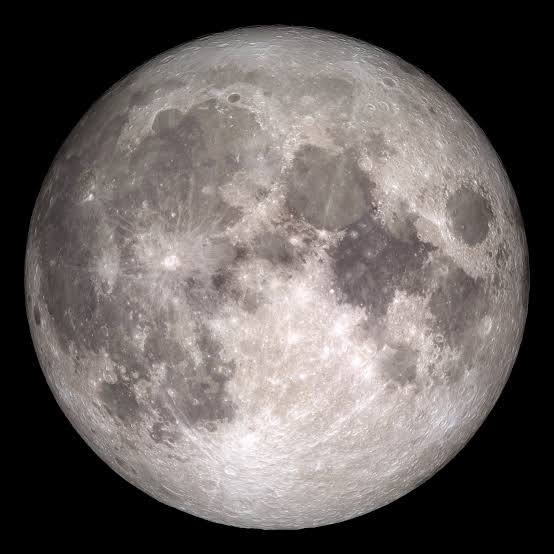
#> input picture images-14.jpeg, 554 x 554 px
$ python -i preprocess.py   (imports and definitions only)
#> lines starting #> are read from the running program, lines starting #| are printed output that depends on the picture
import cv2
import numpy as np

def preprocess_lunar_image(img_path: str, target_size=None):
#> called with img_path = '../images-14.jpeg'
    img = cv2.imread(img_path, cv2.IMREAD_GRAYSCALE)
#> img: shape (554, 554); min 0, max 255, mean 98.3
    if img is None:
        raise FileNotFoundError(f"Could not load image at {img_path}")
    if target_size is not None:
        img = cv2.resize(img, target_size, interpolation=cv2.INTER_AREA)
    norm_img = cv2.normalize(img, None, alpha=0, beta=255, norm_type=cv2.NORM_MINMAX)
    clahe = cv2.createCLAHE(clipLimit=3.0, tileGridSize=(8, 8))
    enhanced = clahe.apply(norm_img)
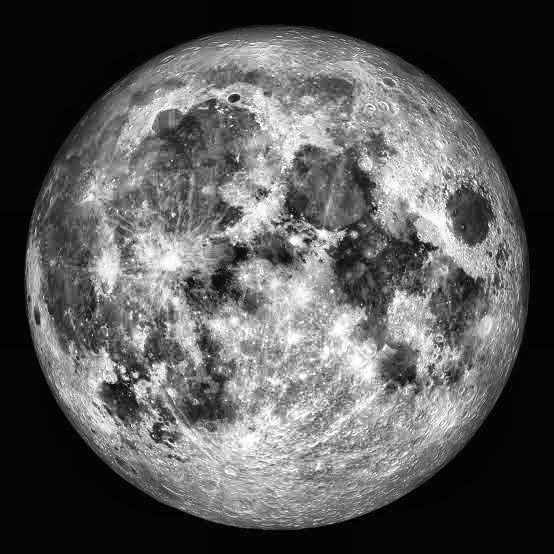
#> enhanced: shape (554, 554); min 3, max 255, mean 89.3

    return enhanced

>>> result = preprocess_lunar_image('../images-14.jpeg')

$ run again, on Webb_crater.png
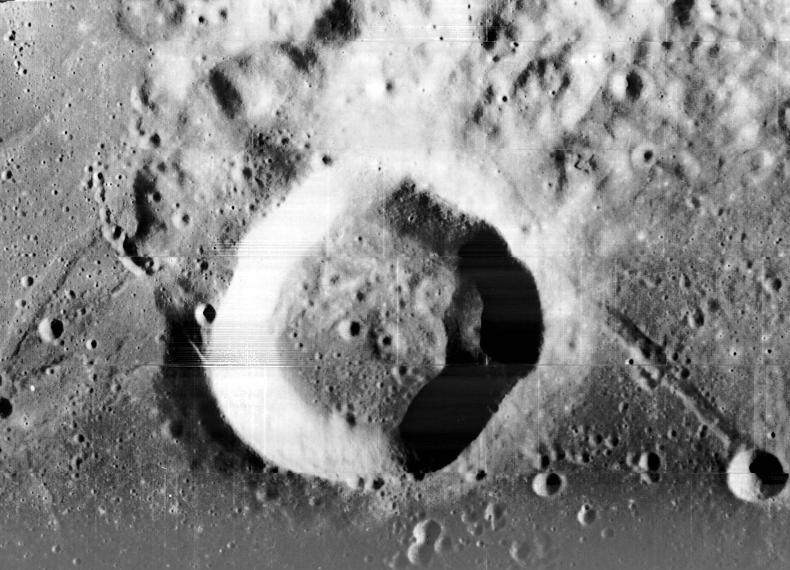
#> input picture Webb_crater.png, 1580 x 1140 px (shown at 1/2 size)
#> in preprocess_lunar_image, img is the input picture: shape (1140, 1580); min 0, max 255, mean 134.2
#> in preprocess_lunar_image, `enhanced = clahe.apply(norm_img)`:
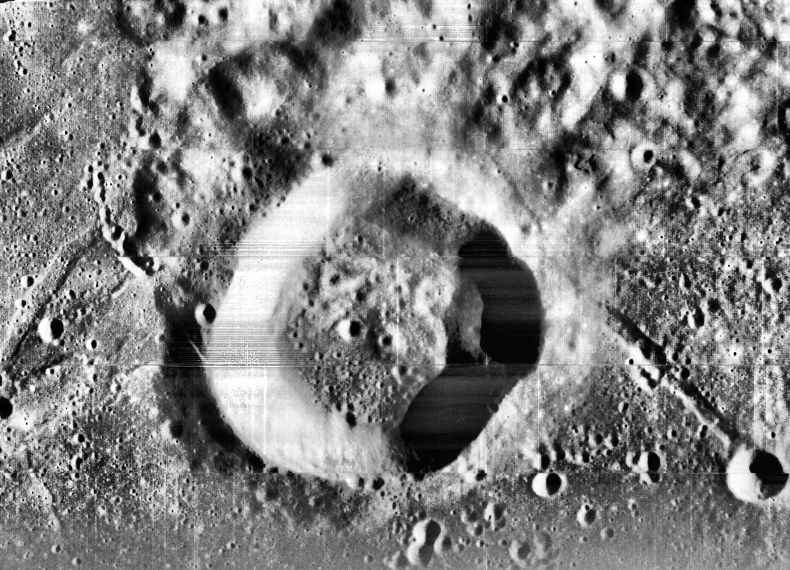
#> enhanced: shape (1140, 1580) (shown at 1/2 size); min 0, max 255, mean 129.5
